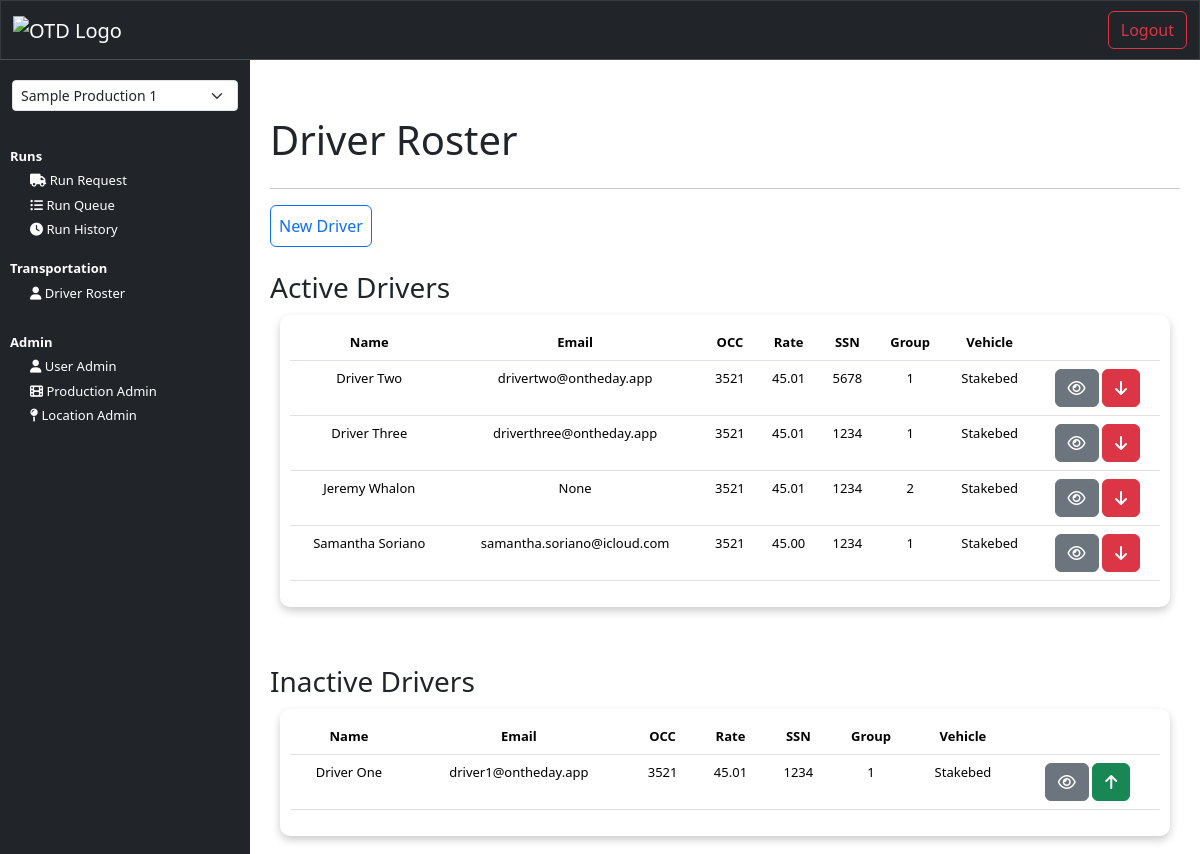
Screenshot of /driver_roster (signed in) with the database file from the repository.
### transportation/models.py (models this page shows, shortened)
class Driver(models.Model):
    production_title = models.CharField(max_length=150, null=True, blank=True)
    first_name = models.CharField(max_length=150, null=True, blank=True)
    last_name = models.CharField(max_length=150, null=True, blank=True)
    driver_email = models.EmailField(_('email address'), null=True, blank=True)
    driver_phone = models.CharField(max_length=15, null=True, blank=True)
    occupation_code = models.CharField(max_length=4, null=True, blank=True)
    rate = models.DecimalField(max_digits=6, decimal_places=2, null=True, blank=True)
    grouping = models.IntegerField(null=True, blank=True)
    last_4 = models.CharField(max_length=6, null=True, blank=True)
    is_active = models.BooleanField(default=True)

### interface/views.py (the view)
# urls.py: path('driver_roster', views.driver_roster, name="driver_roster"),
@login_required(login_url='login')
def driver_roster(request):
    drivers = Driver.objects.all()
    user = get_object_or_404(NewUser, id=request.user.id)
    user_productions = user.productions.filter(is_active=True)
    production_title_in_session = request.session.get('production_title')
    if production_title_in_session:
        drivers = drivers.filter(production_title=production_title_in_session)
    context = {
        'drivers': drivers,
        'user_productions': user_productions,
    }
    return render(request, 'interface/driver_roster.html', context=context)

### interface/templates/interface/driver_roster.html
{% extends 'interface/layout.html' %}
{% load crispy_forms_tags %}
{% block content %}
    <main>
      <br>
      <div class="container">
        <div>
          <br>
          <div class="card-title d-flex justify-content-between">
            <h1>Driver Roster</h1>
          </div>
          <hr>
          <a class="btn btn-outline-primary p-2" href="{% url 'add_driver' %}">New Driver</a>
          <br><br>
          <h3>Active Drivers</h3>
          <div class="table-responsive card-body">
              <table class="table">
                  <thead>
                    <tr>
                      <th scope="col">Name</th>
                      <th class="hidden-column" scope="col">Email</th>
                      <th class="hidden-column" scope="col">OCC</th>
                      <th class="hidden-column" scope="col">Rate</th>
                      <th class="hidden-column" scope="col">SSN</th>
                      <th scope="col">Group</th>
                      <th scope="col">Vehicle</th>
                      <th scope="col"></th>
                    </tr>
                  </thead>
                  <tbody>
                      {% for driver in drivers %}
                        {% if driver.is_active %}
                          <tr>
                              <td scope="row"> {{driver.first_name}} {{driver.last_name}}</td>
                              <td class="hidden-column" >{{ driver.driver_email }}</td>
                              <td class="hidden-column" >{{ driver.occupation_code }}</td>
                              <td class="hidden-column" >{{ driver.rate }}</td>
                              <td class="hidden-column" >{{ driver.last_4 }}</td>
                              <td>{{ driver.grouping }}</td>
                              <td>Stakebed</td>
                              <td>
                                <a class="btn btn-secondary" href="{% url 'view_driver' driver.id %}" title="deactivate_driver"><i class="fa fa-eye"></i></a>
                                  <a class="btn btn-danger" href="{% url 'deactivate_driver' driver.id %}" title="deactivate_driver"><i class="fa fa-arrow-down"></i></a>
                              </td>
                          </tr>
                        {% endif %}
                      {% endfor %}
                  </tbody>
              </table>
          </div>
          <br><br>
          <h3>Inactive Drivers</h3>
          <div class="table-responsive card-body">
              <table class="table">
                  <thead>
                    <tr>
                      <th scope="col">Name</th>
                      <th class="hidden-column" scope="col">Email</th>
                      <th class="hidden-column" scope="col">OCC</th>
                      <th class="hidden-column" scope="col">Rate</th>
                      <th class="hidden-column" scope="col">SSN</th>
                      <th scope="col">Group</th>
                      <th scope="col">Vehicle</th>
                      <th scope="col"></th>
                    </tr>
                  </thead>
                  <tbody>
                    {% for driver in drivers %}
                          {% if not driver.is_active %}
                              <tr>
                                  <td scope="row">{{ driver.first_name }} {{ driver.last_name }}</td>
                                  <td class="hidden-column">{{ driver.driver_email }}</td>
                                  <td class="hidden-column">{{ driver.occupation_code }}</td>
                                  <td class="hidden-column">{{ driver.rate }}</td>
                                  <td class="hidden-column">{{ driver.last_4 }}</td>
                                  <td>{{ driver.grouping }}</td>
                                  <td>Stakebed</td>
                                  <td>
                                    <button class="btn btn-secondary" name="view-driver" title="view"><i class="fa fa-eye"></i></button>
                                    <a class="btn btn-success" href="{% url 'activate_driver' driver.id %}" title="activate_driver"><i class="fa fa-arrow-up"></i></a>
                                  </td>
                              </tr>
                          {% endif %}
                      {% endfor %}
                  </tbody>
              </table>
          </div>
        </div>
      </div>
    </main>
{% endblock %}

### static/css/style.css (style rules this page uses)
body { padding: 0; margin: 0; background-color: white; }
main { margin: 0; padding: 0; }
.card-body { padding: 20px; margin: 20px; border-radius: 10px; box-shadow: 0 4px 8px 0 rgba(0,0,0,0.2); background-color: white; }
td, th { text-align: center; }
@media (min-width: 768px) { .card-body { padding: 10px; margin: 10px; font-size: small; } }
@media (min-width: 994px) { th { white-space: nowrap; } }

### rows the page displays
Driver: first_name "Driver", last_name "Two", driver_email "drivertwo@ontheday.app", occupation_code "3521", rate "45.01", last_4 "5678", grouping "1"
Driver: first_name "Driver", last_name "Three", driver_email "driverthree@ontheday.app", occupation_code "3521", rate "45.01", last_4 "1234", grouping "1"
Driver: first_name "Jeremy", last_name "Whalon", driver_email "None", occupation_code "3521", rate "45.01", last_4 "1234", grouping "2"
Driver: first_name "Samantha", last_name "Soriano", driver_email "samantha.soriano@icloud.com", occupation_code "3521", rate "45.00", last_4 "1234", grouping "1"
Driver: first_name "Driver", last_name "One", driver_email "driver1@ontheday.app", occupation_code "3521", rate "45.01", last_4 "1234", grouping "1"

### other values shown
form field production_title "Sample Production 1"
